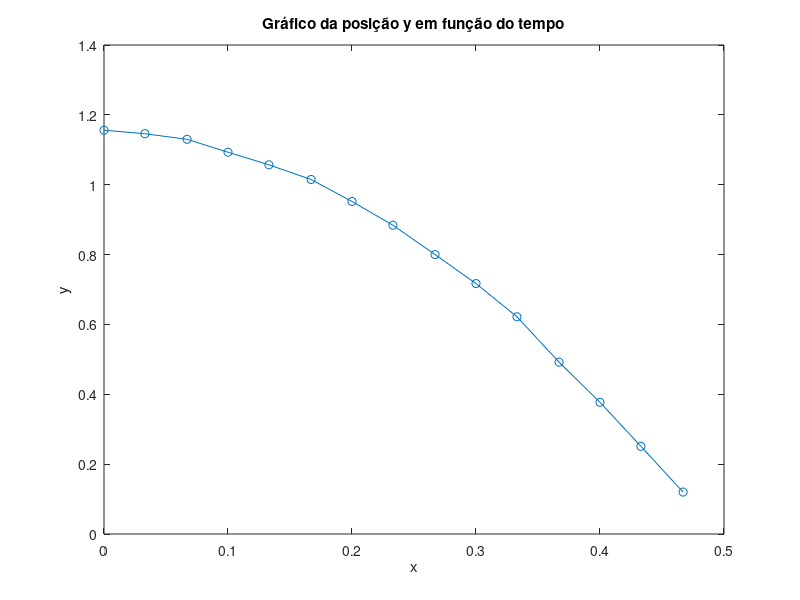

Write the MATLAB code that produced this figure.
 x = [0 0.033 0.067 0.1 0.133 0.167 0.2 0.233 0.267 0.3 0.333 0.367 0.4 0.433 0.467];
y = [1.156 1.146 1.13 1.093 1.057 1.015 0.952 0.884 0.8 0.717 0.622 0.492 0.377 0.251 0.12];
plot(x,y,'-o');
xlabel('x');
ylabel('y');
title('Gráfico da posição y em função do tempo');